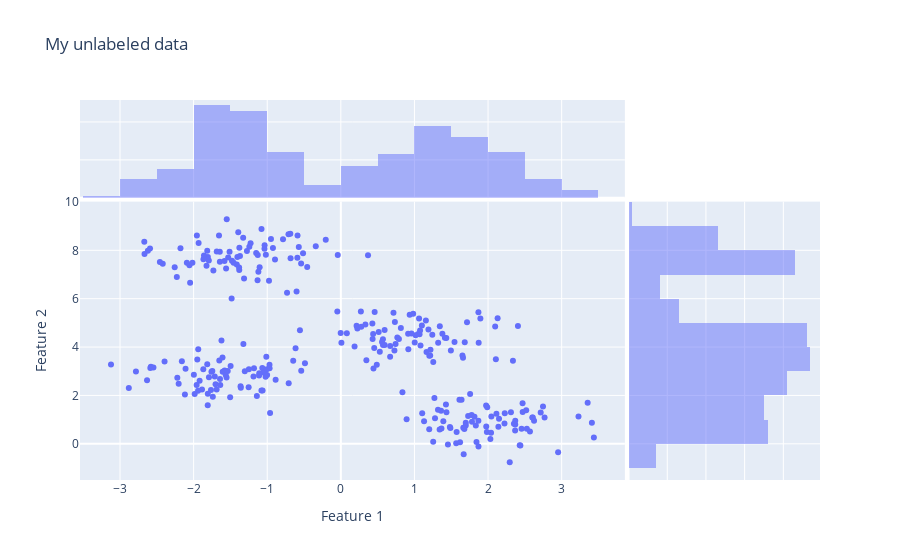

The cell this chart's notebook holds for it:
### Markdown cell above
## 3. How to choose k

### 3.1 Elbow method:

One way is to plot the sum of squared distances of samples to their centeriods vs number of clusters K.
Then, choose the K which the error doesn't decrease too much after.

### Code cell
import numpy as np
import pandas as pd

from matplotlib import pyplot as plt
from sklearn.datasets import make_blobs
from sklearn.cluster import KMeans

X, y = make_blobs(n_samples=300, centers=4, cluster_std=0.60, random_state=0)
df = pd.DataFrame(X, columns=['Feature 1', 'Feature 2'])

fig = px.scatter(df, x='Feature 1', y='Feature 2', marginal_x="histogram", marginal_y="histogram",
                 color_continuous_scale=["red","green", "blue"],
                 title='My unlabeled data')
fig.show()

### Figure 1 — Plotly figure (JSON) as saved in the notebook; plotly's stock layout.template omitted (floating-point values rounded to 4 significant figures; data arrays with more than 128 entries replaced by an {"elided": "..."} marker saying what was removed)
{"data": [{"hovertemplate": "Feature 1=%{x}<br>Feature 2=%{y}<extra></extra>", "legendgroup": "", "marker": {"color": "#636efa", "symbol": "circle"}, "mode": "markers", "name": "", "orientation": "v", "showlegend": false, "type": "scatter", "x": {"elided": "300 float values"}, "xaxis": "x", "y": {"elided": "300 float values"}, "yaxis": "y"}, {"alignmentgroup": "True", "bingroup": "x", "hovertemplate": "Feature 1=%{x}<br>count=%{y}<extra></extra>", "legendgroup": "", "marker": {"color": "#636efa"}, "name": "", "offsetgroup": "", "opacity": 0.5, "showlegend": false, "type": "histogram", "x": {"elided": "300 float values"}, "xaxis": "x3", "yaxis": "y3"}, {"alignmentgroup": "True", "bingroup": "y", "hovertemplate": "Feature 2=%{y}<br>count=%{x}<extra></extra>", "legendgroup": "", "marker": {"color": "#636efa"}, "name": "", "offsetgroup": "", "opacity": 0.5, "showlegend": false, "type": "histogram", "xaxis": "x2", "y": {"elided": "300 float values"}, "yaxis": "y2"}], "layout": {"barmode": "overlay", "legend": {"tracegroupgap": 0}, "title": {"text": "My unlabeled data"}, "xaxis": {"anchor": "y", "domain": [0, 0.7363], "title": {"text": "Feature 1"}}, "xaxis2": {"anchor": "y2", "domain": [0.7413, 1], "matches": "x2", "showgrid": true, "showline": false, "showticklabels": false, "ticks": ""}, "xaxis3": {"anchor": "y3", "domain": [0, 0.7363], "matches": "x", "showgrid": true, "showticklabels": false}, "xaxis4": {"anchor": "y4", "domain": [0.7413, 1], "matches": "x2", "showgrid": true, "showline": false, "showticklabels": false, "ticks": ""}, "yaxis": {"anchor": "x", "domain": [0, 0.7326], "title": {"text": "Feature 2"}}, "yaxis2": {"anchor": "x2", "domain": [0, 0.7326], "matches": "y", "showgrid": true, "showticklabels": false}, "yaxis3": {"anchor": "x3", "domain": [0.7426, 1], "matches": "y3", "showgrid": true, "showline": false, "showticklabels": false, "ticks": ""}, "yaxis4": {"anchor": "x4", "domain": [0.7426, 1], "matches": "y3", "showgrid": true, "showline": false, "showticklabels": false, "ticks": ""}}}
